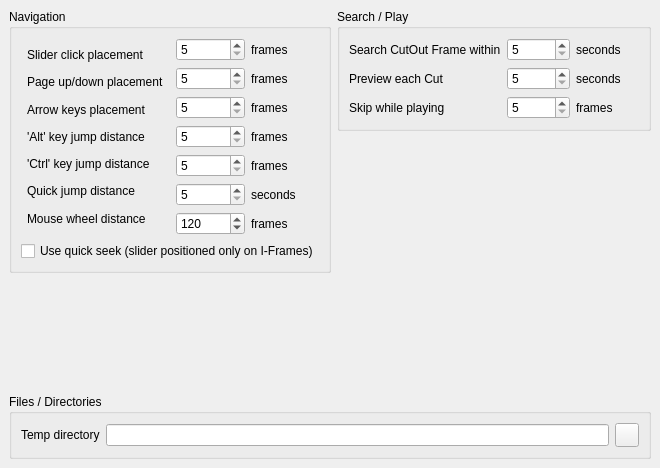
<ui version="4.0" >
 <author></author>
 <comment></comment>
 <exportmacro></exportmacro>
 <class>TTCutSettingsCommon</class>
 <widget class="QWidget" name="TTCutSettingsCommon" >
  <property name="geometry" >
   <rect>
    <x>0</x>
    <y>0</y>
    <width>660</width>
    <height>468</height>
   </rect>
  </property>
  <property name="windowTitle" >
   <string>Common</string>
  </property>
  <layout class="QGridLayout" >
   <property name="margin" >
    <number>9</number>
   </property>
   <property name="spacing" >
    <number>6</number>
   </property>
   <item row="3" column="0" colspan="2" >
    <widget class="QGroupBox" name="gbFilesDirectories" >
     <property name="title" >
      <string>Files / Directories</string>
     </property>
     <layout class="QGridLayout" >
      <property name="margin" >
       <number>9</number>
      </property>
      <property name="spacing" >
       <number>6</number>
      </property>
      <item row="0" column="2" >
       <widget class="QPushButton" name="btnDirOpen" >
        <property name="minimumSize" >
         <size>
          <width>24</width>
          <height>24</height>
         </size>
        </property>
        <property name="maximumSize" >
         <size>
          <width>24</width>
          <height>24</height>
         </size>
        </property>
        <property name="text" >
         <string/>
        </property>
        <property name="icon" >
         <iconset resource="ttcutsettingscommon.qrc" >:/pixmaps/pixmaps/fileopen_24.xpm</iconset>
        </property>
       </widget>
      </item>
      <item row="0" column="0" >
       <widget class="QLabel" name="laTempDir" >
        <property name="text" >
         <string>Temp directory</string>
        </property>
       </widget>
      </item>
      <item row="0" column="1" >
       <widget class="QLineEdit" name="leTempDirectory" />
      </item>
     </layout>
    </widget>
   </item>
   <item row="2" column="0" >
    <spacer>
     <property name="orientation" >
      <enum>Qt::Vertical</enum>
     </property>
     <property name="sizeType" >
      <enum>QSizePolicy::Expanding</enum>
     </property>
     <property name="sizeHint" >
      <size>
       <width>20</width>
       <height>20</height>
      </size>
     </property>
    </spacer>
   </item>
   <item row="1" column="1" >
    <spacer>
     <property name="orientation" >
      <enum>Qt::Vertical</enum>
     </property>
     <property name="sizeType" >
      <enum>QSizePolicy::Expanding</enum>
     </property>
     <property name="sizeHint" >
      <size>
       <width>20</width>
       <height>20</height>
      </size>
     </property>
    </spacer>
   </item>
   <item rowspan="2" row="0" column="0" >
    <widget class="QGroupBox" name="gbNavigation" >
     <property name="title" >
      <string>Navigation</string>
     </property>
     <layout class="QGridLayout" >
      <property name="margin" >
       <number>9</number>
      </property>
      <property name="spacing" >
       <number>6</number>
      </property>
      <item row="1" column="0" colspan="3" >
       <widget class="QCheckBox" name="cbQuickSearch" >
        <property name="text" >
         <string>Use quick seek (slider positioned only on I-Frames)</string>
        </property>
       </widget>
      </item>
      <item row="0" column="1" >
       <layout class="QVBoxLayout" >
        <property name="margin" >
         <number>0</number>
        </property>
        <property name="spacing" >
         <number>6</number>
        </property>
        <item>
         <widget class="QSpinBox" name="sbSliderClickPlacement" >
          <property name="maximum" >
           <number>200</number>
          </property>
          <property name="minimum" >
           <number>5</number>
          </property>
          <property name="singleStep" >
           <number>5</number>
          </property>
         </widget>
        </item>
        <item>
         <widget class="QSpinBox" name="sbPgUpDown" >
          <property name="maximum" >
           <number>200</number>
          </property>
          <property name="minimum" >
           <number>5</number>
          </property>
          <property name="singleStep" >
           <number>5</number>
          </property>
         </widget>
        </item>
        <item>
         <widget class="QSpinBox" name="sbArrowKeyPlacement" >
          <property name="maximum" >
           <number>200</number>
          </property>
          <property name="minimum" >
           <number>5</number>
          </property>
          <property name="singleStep" >
           <number>5</number>
          </property>
         </widget>
        </item>
        <item>
         <widget class="QSpinBox" name="sbAltDistance" >
          <property name="maximum" >
           <number>200</number>
          </property>
          <property name="minimum" >
           <number>5</number>
          </property>
          <property name="singleStep" >
           <number>5</number>
          </property>
         </widget>
        </item>
        <item>
         <widget class="QSpinBox" name="sbCtrlDistance" >
          <property name="maximum" >
           <number>200</number>
          </property>
          <property name="minimum" >
           <number>5</number>
          </property>
          <property name="singleStep" >
           <number>5</number>
          </property>
         </widget>
        </item>
        <item>
         <widget class="QSpinBox" name="sbQuickJumpDistance" >
          <property name="maximum" >
           <number>200</number>
          </property>
          <property name="minimum" >
           <number>5</number>
          </property>
          <property name="singleStep" >
           <number>5</number>
          </property>
         </widget>
        </item>
        <item>
         <widget class="QSpinBox" name="sbMouseWheel" >
          <property name="maximum" >
           <number>500</number>
          </property>
          <property name="minimum" >
           <number>1</number>
          </property>
          <property name="singleStep" >
           <number>5</number>
          </property>
          <property name="value" >
           <number>120</number>
          </property>
         </widget>
        </item>
       </layout>
      </item>
      <item row="0" column="0" >
       <layout class="QVBoxLayout" >
        <property name="margin" >
         <number>6</number>
        </property>
        <property name="spacing" >
         <number>6</number>
        </property>
        <item>
         <widget class="QLabel" name="laSliderClick" >
          <property name="text" >
           <string>Slider click placement</string>
          </property>
         </widget>
        </item>
        <item>
         <widget class="QLabel" name="laPgUpDown" >
          <property name="text" >
           <string>Page up/down placement</string>
          </property>
         </widget>
        </item>
        <item>
         <widget class="QLabel" name="laArrowPlacement" >
          <property name="text" >
           <string>Arrow keys placement</string>
          </property>
         </widget>
        </item>
        <item>
         <widget class="QLabel" name="laAltJump" >
          <property name="text" >
           <string>'Alt' key jump distance</string>
          </property>
         </widget>
        </item>
        <item>
         <widget class="QLabel" name="laCtrlJump" >
          <property name="text" >
           <string>'Ctrl' key jump distance</string>
          </property>
         </widget>
        </item>
        <item>
         <widget class="QLabel" name="laQuickJump" >
          <property name="text" >
           <string>Quick jump distance</string>
          </property>
         </widget>
        </item>
        <item>
         <widget class="QLabel" name="laQuickJump_2" >
          <property name="text" >
           <string>Mouse wheel distance</string>
          </property>
         </widget>
        </item>
       </layout>
      </item>
      <item row="0" column="2" >
       <layout class="QVBoxLayout" >
        <property name="margin" >
         <number>0</number>
        </property>
        <property name="spacing" >
         <number>6</number>
        </property>
        <item>
         <widget class="QLabel" name="laFrames1" >
          <property name="text" >
           <string>frames</string>
          </property>
         </widget>
        </item>
        <item>
         <widget class="QLabel" name="laFrames2" >
          <property name="text" >
           <string>frames</string>
          </property>
         </widget>
        </item>
        <item>
         <widget class="QLabel" name="laFrames3" >
          <property name="text" >
           <string>frames</string>
          </property>
         </widget>
        </item>
        <item>
         <widget class="QLabel" name="laFrames4" >
          <property name="text" >
           <string>frames</string>
          </property>
         </widget>
        </item>
        <item>
         <widget class="QLabel" name="laFrames5" >
          <property name="text" >
           <string>frames</string>
          </property>
         </widget>
        </item>
        <item>
         <widget class="QLabel" name="laSeconds1" >
          <property name="text" >
           <string>seconds</string>
          </property>
         </widget>
        </item>
        <item>
         <widget class="QLabel" name="laSeconds1_2" >
          <property name="text" >
           <string>frames</string>
          </property>
         </widget>
        </item>
       </layout>
      </item>
     </layout>
    </widget>
   </item>
   <item row="0" column="1" >
    <widget class="QGroupBox" name="gbSearchPlay" >
     <property name="title" >
      <string>Search / Play</string>
     </property>
     <layout class="QGridLayout" >
      <property name="margin" >
       <number>9</number>
      </property>
      <property name="spacing" >
       <number>6</number>
      </property>
      <item row="0" column="2" >
       <layout class="QVBoxLayout" >
        <property name="margin" >
         <number>0</number>
        </property>
        <property name="spacing" >
         <number>6</number>
        </property>
        <item>
         <widget class="QLabel" name="laSeconds2" >
          <property name="text" >
           <string>seconds</string>
          </property>
         </widget>
        </item>
        <item>
         <widget class="QLabel" name="laSeconds3" >
          <property name="text" >
           <string>seconds</string>
          </property>
         </widget>
        </item>
        <item>
         <widget class="QLabel" name="laFrame6" >
          <property name="text" >
           <string>frames</string>
          </property>
         </widget>
        </item>
       </layout>
      </item>
      <item row="0" column="1" >
       <layout class="QVBoxLayout" >
        <property name="margin" >
         <number>0</number>
        </property>
        <property name="spacing" >
         <number>6</number>
        </property>
        <item>
         <widget class="QSpinBox" name="sbSearchIntervall" >
          <property name="maximum" >
           <number>200</number>
          </property>
          <property name="minimum" >
           <number>5</number>
          </property>
          <property name="singleStep" >
           <number>5</number>
          </property>
         </widget>
        </item>
        <item>
         <widget class="QSpinBox" name="spPreviewLength" >
          <property name="maximum" >
           <number>200</number>
          </property>
          <property name="minimum" >
           <number>5</number>
          </property>
          <property name="singleStep" >
           <number>5</number>
          </property>
         </widget>
        </item>
        <item>
         <widget class="QSpinBox" name="sbSkipFrames" >
          <property name="maximum" >
           <number>200</number>
          </property>
          <property name="minimum" >
           <number>5</number>
          </property>
          <property name="singleStep" >
           <number>5</number>
          </property>
         </widget>
        </item>
       </layout>
      </item>
      <item row="0" column="0" >
       <layout class="QVBoxLayout" >
        <property name="margin" >
         <number>0</number>
        </property>
        <property name="spacing" >
         <number>6</number>
        </property>
        <item>
         <widget class="QLabel" name="laSearch" >
          <property name="text" >
           <string>Search CutOut Frame within</string>
          </property>
         </widget>
        </item>
        <item>
         <widget class="QLabel" name="laPreview" >
          <property name="text" >
           <string>Preview each Cut</string>
          </property>
         </widget>
        </item>
        <item>
         <widget class="QLabel" name="laSkip" >
          <property name="text" >
           <string>Skip while playing</string>
          </property>
         </widget>
        </item>
       </layout>
      </item>
     </layout>
    </widget>
   </item>
  </layout>
 </widget>
 <resources>
  <include location="ttcutsettingscommon.qrc" />
 </resources>
 <connections/>
</ui>
